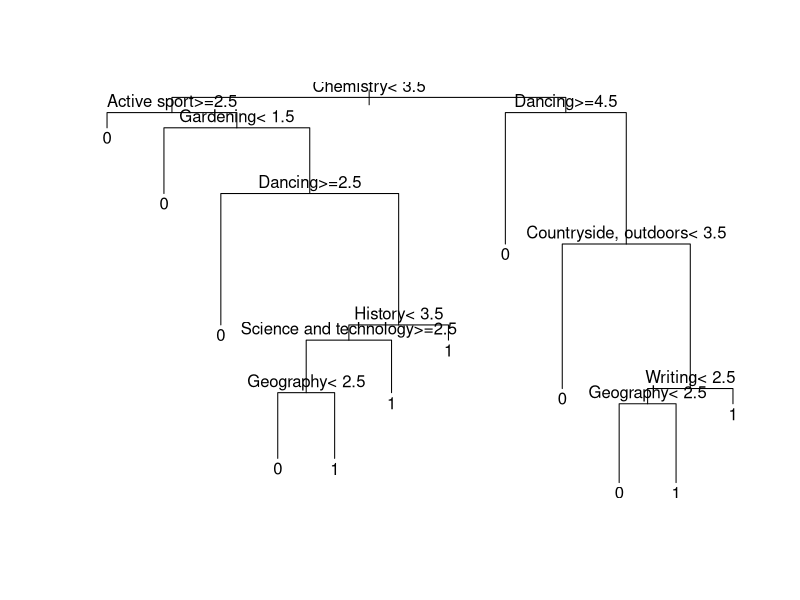
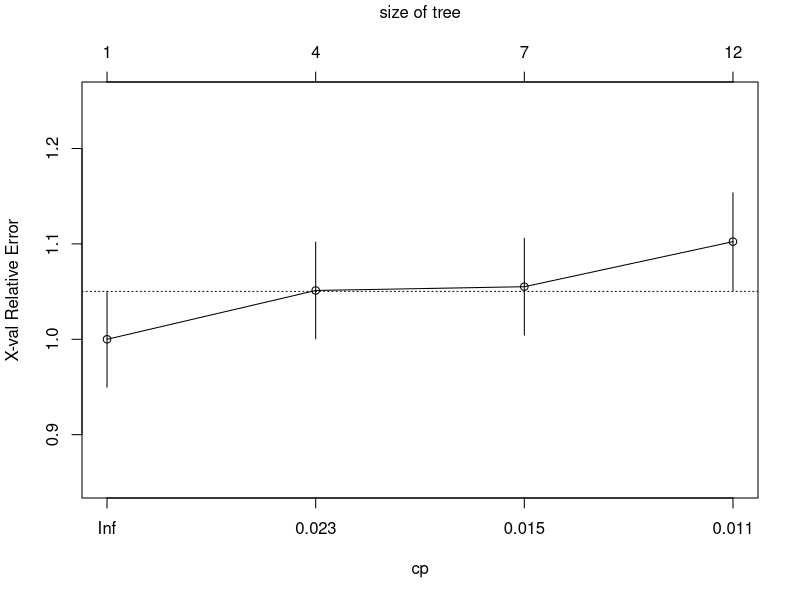

The R script that drew these images, in order: (Note: this script raises an error after producing the figures.)
require(readr)
require(rpart)

# Load the data
responses <- read_csv("../Data/imputed_responses.csv")

# Subset the Data for train and test
set.seed(10)
datasplit <- sort(sample(nrow(responses), 0.7*nrow(responses)))
responses.train <- responses[datasplit, ]
responses.test <- responses[-datasplit, ]

# Groups of Column Number
interest.group <- c(32:63)
spend.group <- c(134:140)
# Subset of Dataframe
responses.save.train <- responses.train[,interest.group]
responses.save.train <- cbind(responses.save.train, responses.train[,spend.group[1]])
responses.save.test <- responses.test[,interest.group]
responses.save.test <- cbind(responses.save.test, responses.test[,spend.group[1]])

# Creating a function to convert the columns of the dataframe to vector
col.to.vec <- function(df, colnum){
  vec <- unlist(df[,colnum])
  return(vec)
}

# Create a function to convert the multilabel of 1 to 5 to classes of 1 to 3 as 0 and 4,5 as 1
convert.two.target <- function(x, threshold){
  x[which(x <= threshold)] <- 0
  x[which(x > threshold)] <- 1
  return(x)
}

# Changing the multilabels to two labels
responses.save.train$Finances <- convert.two.target(responses.save.train$Finances, 3)
responses.save.test$Finances <- convert.two.target(responses.save.test$Finances, 3)

tree_model <- rpart(Finances ~ ., data = responses.save.train, method = "class")
summary(tree_model)

plot(tree_model)
text(tree_model, pretty=0)

printcp(tree_model)

plotcp(tree_model)

# Pruning the tree
prune_tree_model <- prune(tree_model, cp = tree_model$cptable[which.min(tree_model$cptable[,"xerror"]), "CP"])
#plot(prune_tree_model)

# Predicting the Save Response with tree without pruning
predictedsaveresponses <- predict(tree_model, newdata = responses.save.test, type ="class")
table(predictedsaveresponses, responses.save.test$Finances)
confusionMatrix(predictedsaveresponses, responses.save.test$Finances)

# Prediction using pruned tree
predictedsaveresponses <- predict(prune_tree_model, newdata = responses.save.test, type ="class")
table(predictedsaveresponses, responses.save.test$Finances)
confusionMatrix(predictedsaveresponses, responses.save.test$Finances)
